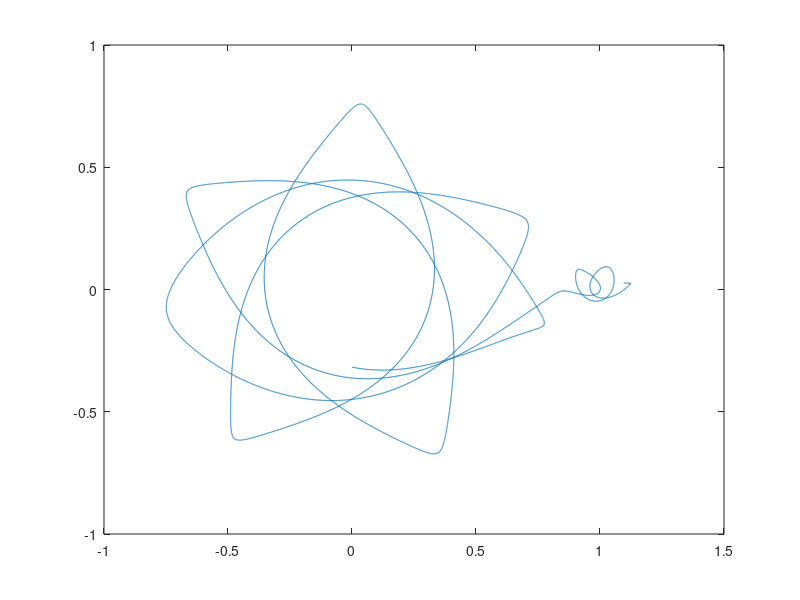

Recreate this plot in MATLAB. (Note: this script raises an error after producing the figure.)
%Final Project
clear all
close all
clc

mu =0.01215;
x(1)=0;
y(1)=-0.3176;
X(1)=1.742;
Y(1)=-0.356;
h =0.001;
to=4.347;

for i=1:(25/h)
    t(i)= to*i*h*1440;
    f(i)=(2*Y(i))+x(i)-(((1-mu)*(x(i)+mu))/(((x(i)+mu)^2)+y(i)^2)^(3/2))-((mu*(x(i)-1+mu))/(((x(i)-1+mu)^2)+y(i)^2)^(3/2));
    g(i)=y(i)-(2*X(i))-(((1-mu)*y(i))/(((x(i)+mu)^2)+y(i)^2)^(3/2))-((mu*y(i))/(((x(i)-1+mu)^2)+y(i)^2)^(3/2));
    
    X(i+1)=X(i)+(h*f(i));
    Y(i+1)=Y(i)+(h*g(i));
    x(i+1)=x(i)+(h*X(i));
    y(i+1)=y(i)+(h*Y(i));
    
    f1(i)=(2*Y(i+1))+x(i+1)-(((1-mu)*(x(i+1)+mu))/(((x(i+1)+mu)^2)+y(i+1)^2)^(3/2))-((mu*(x(i+1)-1+mu))/(((x(i+1)-1+mu)^2)+y(i+1)^2)^(3/2));
    g1(i)=y(i+1)-(2*X(i+1))-(((1-mu)*y(i+1))/(((x(i+1)+mu)^2)+y(i+1)^2)^(3/2))-((mu*y(i+1))/(((x(i+1)-1+mu)^2)+y(i+1)^2)^(3/2));
    
    X(i+1)=X(i)+(h*0.5*(f(i)+f1(i)));
    Y(i+1)=Y(i)+(h*0.5*(g(i)+g1(i)));    
    x(i+1)=x(i)+(h*0.5*(X(i)+X(i+1)));
    y(i+1)=y(i)+(h*0.5*(Y(i)+Y(i+1)));
    
    D(i)=(sqrt((x(i)-0.98785)^2+(y(i)-0)^2))*384400; 
    d(i)=D(i)-1737.4;
    if (i>1)
        Q=D(i-1);
        W=D(i);
    if (Q>W)
        Dmin2 = W-1737.4;
        tmin2 = t(i);
    end
    end
end
Dmin=min(D)-(1737.4);
e=-0.01215;
E=0;
m=1-0.01215;
M=0;
figure(1);
plot(x,y);
hold on;
plot(e,E,'rO');
plot(m,M,'b*');
hold off
figure(2);
semilogy(t,D);
figure(3);
plot(t,d)